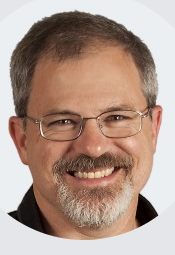
%> input picture 255x175 coloured face.png, 175 x 255 px
$ octave bilinear_interpolation_by_formulas.m   (GNU Octave 9; MATLAB toolbox functions it lacks are replaced by stand-ins)
%> lines starting %> are read from the running program, lines starting %| are printed output that depends on the picture
original=imread('255x175 coloured face.png');
%> original is the input picture: size 255x175x3 uint8; mean R, G, B 176.8, 152.7, 140.5
bw=rgb2gray(original);
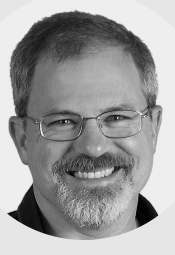
%> bw: size 255x175 uint8; min 1, max 247, mean 158.5
R_=500;
C_=250;
[R, C]=size(bw);
%> R = 255; C = 175
interpolated=rand(R_,C_);
Sr=R/R_;
%> Sr = 0.51
Sc=C/C_;
%> Sc = 0.7
r_=meshgrid(1:R_,1);
c_=meshgrid(1:C_,1);
Rf=r_*Sr;
%> Rf = 500 values from 0.51 to 255
Cf=c_*Sc;
%> Cf = 250 values from 0.7 to 175
Ro=floor(Rf);
%> Ro = 500 values from 0 to 255
Co=floor(Cf);
%> Co = 250 values from 0 to 175
del_R=Rf-Ro;
del_C=Cf-Co;
Ro(Ro<1)=1;
Co(Co<1)=1;
Ro(Ro>R)=R;
Co(Co>C)=C;
bw=double(bw);
%> bw: size 255x175 double
for i=1:R_
   for j=1:C_
        i_plus=i+1;
        j_plus=j+1;
        i_plus(i_plus>R_)=R_;
        j_plus(j_plus>C_)=C_;
        interpolated(i,j)=(bw(Ro(i),Co(j))*(1-del_R(i))*(1-del_C(j)))+...
                          (bw(Ro(i_plus),Co(j))*(del_R(i))*(1-del_C(j)))+...
                          (bw(Ro(i),Co(j_plus))*(1-del_R(i))*(del_C(j)))+...
                          (bw(Ro(i_plus),Co(j_plus))*(del_R(i))*(del_C(j)));
   end
end
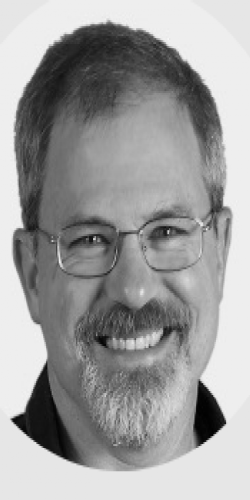
%> interpolated: size 500x250 double; min 1, max 247, mean 158.5
%> after the loop, i_plus = 500; j_plus = 250
interpolated=uint8(interpolated);
%> interpolated: size 500x250 uint8
imshow(interpolated)

$ run again, with 225x310 wowed baby.png copied over 255x175 coloured face.png
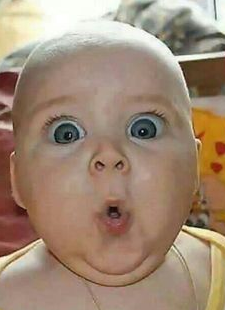
%> input picture 225x310 wowed baby.png, 225 x 310 px
%> original is the input picture: size 310x225x3 uint8; mean R, G, B 160.1, 137, 116.6
%> `bw=rgb2gray(original);`:
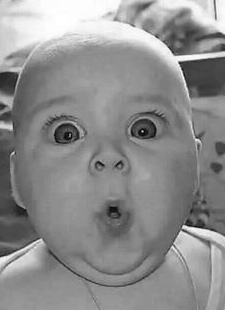
%> bw: size 310x225 uint8; min 0, max 255, mean 141.6
%> after the loop `for i=1:R_`:
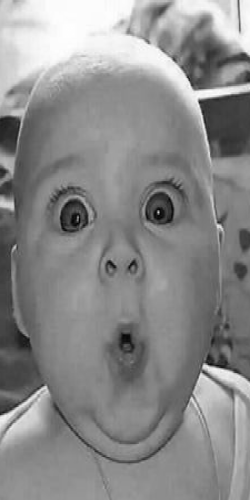
%> interpolated: size 500x250 double; min 6, max 255, mean 141.6; drawn with min black and max white
%> after the loop `for i=1:R_`: i_plus = 500; j_plus = 250

$ run again, with 280x335 laughing baby.png copied over 255x175 coloured face.png
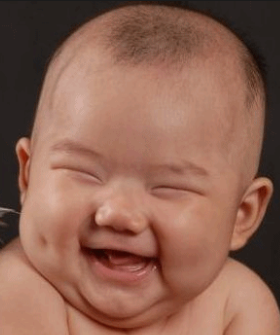
%> input picture 280x335 laughing baby.png, 280 x 335 px
%> original is the input picture: size 335x280x3 uint8; mean R, G, B 142.8, 99.6, 83
%> `bw=rgb2gray(original);`:
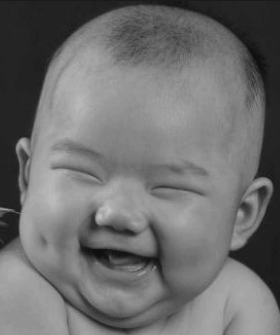
%> bw: size 335x280 uint8; min 14, max 195, mean 110.6
%> after the loop `for i=1:R_`:
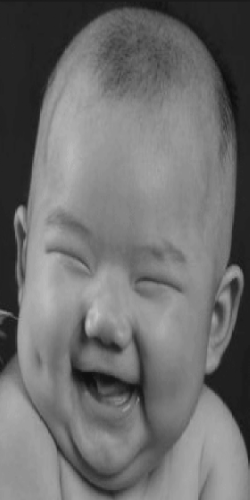
%> interpolated: size 500x250 double; min 14, max 194.8, mean 110.5
%> after the loop `for i=1:R_`: i_plus = 500; j_plus = 250
